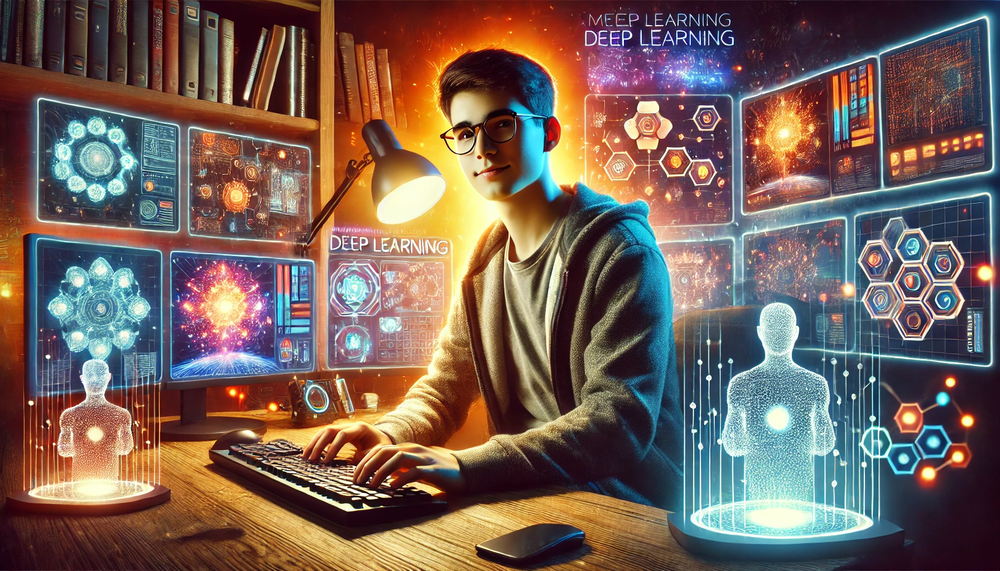
#> input picture new_image.png, 1000 x 571 px, shrunk from 1792 x 1024 before the run, found by its file name
$ python Adding_Noise.py
#> lines starting #> are read from the running program, lines starting #| are printed output that depends on the picture; after the words box and inside, x2 and y2 are one past the last pixel; in counts of white or black regions, pixels touching at a corner belong together
import cv2
import numpy as np

# Read the image
image = cv2.imread("new_image.png", cv2.IMREAD_GRAYSCALE)  # Convert to grayscale
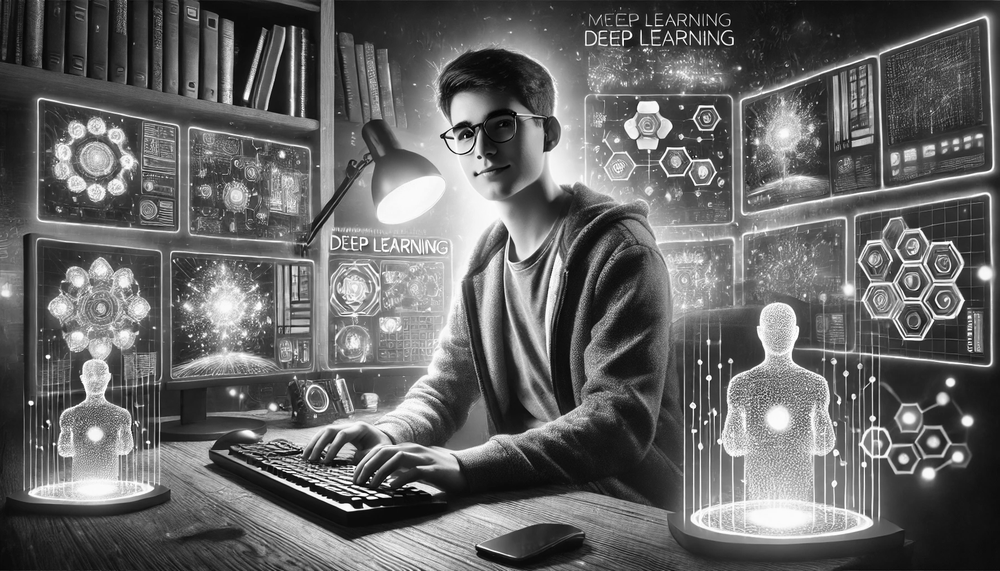
#> image: shape (571, 1000); min 0, max 255, mean 101.5

# Get dimensions
rows, columns = image.shape
#> rows = 571; columns = 1000

# Number of pixels to add noise
no_of_pixels = np.random.randint(300, 10000)

# Add salt noise (white pixels)
for _ in range(no_of_pixels):
    y_coordinates = np.random.randint(0, rows)
    x_coordinates = np.random.randint(0, columns)
    image[y_coordinates, x_coordinates] = 255  # Set pixel to white
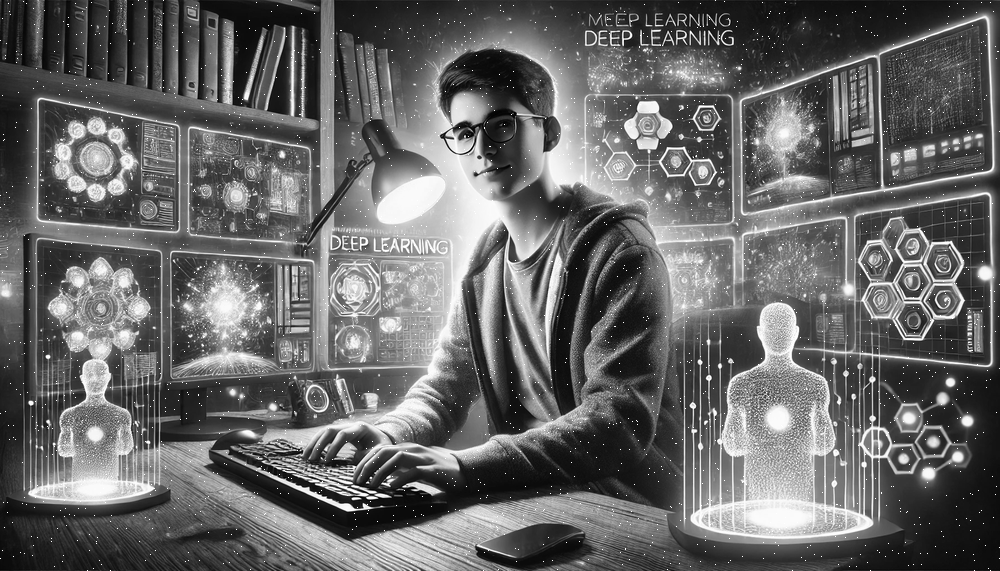
#> image: shape (571, 1000); 0.53% of pixels changed, all inside (x1, y1, x2, y2) = (0, 0, 1000, 571)

# Display images
cv2.imshow("Noise Image", image)
cv2.waitKey(0)
cv2.destroyAllWindows()
